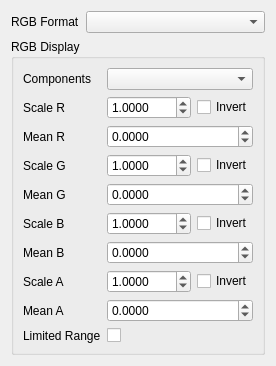
<?xml version="1.0" encoding="UTF-8"?>
<ui version="4.0">
 <class>videoHandlerRGB</class>
 <widget class="QWidget" name="videoHandlerRGB">
  <property name="geometry">
   <rect>
    <x>0</x>
    <y>0</y>
    <width>259</width>
    <height>266</height>
   </rect>
  </property>
  <property name="windowTitle">
   <string>Form</string>
  </property>
  <layout class="QVBoxLayout" name="wrapperLayout">
   <item>
    <layout class="QVBoxLayout" name="topVerticalLayout">
     <item>
      <layout class="QHBoxLayout" name="horizontalLayout" stretch="0,1">
       <item>
        <widget class="QLabel" name="label_4">
         <property name="toolTip">
          <string>&lt;html&gt;&lt;head/&gt;&lt;body&gt;&lt;p&gt;Select the format of the raw RGB data that is read from file. This defines: In what order are the RGB components, what is the bit depth, is there an alpha channel...&lt;/p&gt;&lt;/body&gt;&lt;/html&gt;</string>
         </property>
         <property name="text">
          <string>RGB Format</string>
         </property>
        </widget>
       </item>
       <item>
        <widget class="QComboBox" name="rgbFormatComboBox">
         <property name="toolTip">
          <string>&lt;html&gt;&lt;head/&gt;&lt;body&gt;&lt;p&gt;Select the format of the raw RGB data that is read from file. This defines: In what order are the RGB components, what is the bit depth, is there an alpha channel...&lt;/p&gt;&lt;p&gt;&lt;span style=&quot; font-weight:600;&quot;&gt;Custom: &lt;/span&gt;Select 'custom...' to define a custom format of the raw RGB data.&lt;/p&gt;&lt;/body&gt;&lt;/html&gt;</string>
         </property>
         <property name="editable">
          <bool>false</bool>
         </property>
        </widget>
       </item>
      </layout>
     </item>
     <item>
      <widget class="QGroupBox" name="groupBox_2">
       <property name="title">
        <string>RGB Display</string>
       </property>
    <layout class="QGridLayout" name="gridLayout" columnstretch="0,0,0">
     <item row="0" column="0">
      <widget class="QLabel" name="labelComponent">
       <property name="toolTip">
        <string>&lt;html&gt;&lt;head/&gt;&lt;body&gt;&lt;p&gt;Which of the RGB components should be displayed? You can choose all or one of the three color planes individually.&lt;/p&gt;&lt;/body&gt;&lt;/html&gt;</string>
       </property>
       <property name="text">
        <string>Components</string>
       </property>
      </widget>
     </item>
     <item row="0" column="1" colspan="2">
      <widget class="QComboBox" name="colorComponentsComboBox">
       <property name="toolTip">
        <string>&lt;html&gt;&lt;head/&gt;&lt;body&gt;&lt;p&gt;Which of the RGB components should be displayed? You can choose all or one of the three color planes individually.&lt;/p&gt;&lt;/body&gt;&lt;/html&gt;</string>
       </property>
      </widget>
     </item>
     <item row="1" column="0">
      <widget class="QLabel" name="labelScaleR">
       <property name="toolTip">
        <string>Scale every value in the red channel with this factor</string>
       </property>
       <property name="text">
        <string>Scale R</string>
       </property>
      </widget>
     </item>
     <item row="1" column="1">
      <widget class="QDoubleSpinBox" name="RScaleSpinBox">
       <property name="toolTip">
        <string>Scale every value in the red channel with this factor</string>
       </property>
       <property name="decimals">
        <number>4</number>
       </property>
       <property name="singleStep">
        <double>0.100000000000000</double>
       </property>
       <property name="minimum">
        <double>0.000000000000000</double>
       </property>
       <property name="maximum">
        <double>1000.000000000000000</double>
       </property>
       <property name="value">
        <double>1.000000000000000</double>
       </property>
      </widget>
     </item>
     <item row="1" column="2">
      <widget class="QCheckBox" name="RInvertCheckBox">
       <property name="toolTip">
        <string>Invert every value of the red channel</string>
       </property>
       <property name="text">
        <string>Invert</string>
       </property>
      </widget>
     </item>
     <item row="2" column="0">
      <widget class="QLabel" name="labelMeanR">
       <property name="toolTip">
        <string>Subtract this mean from the red channel before scaling</string>
       </property>
       <property name="text">
        <string>Mean R</string>
       </property>
      </widget>
     </item>
     <item row="2" column="1" colspan="2">
      <widget class="QDoubleSpinBox" name="RMeanSpinBox">
       <property name="toolTip">
        <string>Subtract this mean from the red channel before scaling</string>
       </property>
       <property name="decimals">
        <number>4</number>
       </property>
       <property name="singleStep">
        <double>0.100000000000000</double>
       </property>
       <property name="minimum">
        <double>-1000.000000000000000</double>
       </property>
       <property name="maximum">
        <double>1000.000000000000000</double>
       </property>
       <property name="value">
        <double>0.000000000000000</double>
       </property>
      </widget>
     </item>
     <item row="3" column="0">
      <widget class="QLabel" name="labelScaleG">
       <property name="toolTip">
        <string>Scale every value in the green channel with this factor</string>
       </property>
       <property name="text">
        <string>Scale G</string>
       </property>
      </widget>
     </item>
     <item row="3" column="1">
      <widget class="QDoubleSpinBox" name="GScaleSpinBox">
       <property name="toolTip">
        <string>Scale every value in the green channel with this factor</string>
       </property>
       <property name="decimals">
        <number>4</number>
       </property>
       <property name="singleStep">
        <double>0.100000000000000</double>
       </property>
       <property name="minimum">
        <double>0.000000000000000</double>
       </property>
       <property name="maximum">
        <double>1000.000000000000000</double>
       </property>
       <property name="value">
        <double>1.000000000000000</double>
       </property>
      </widget>
     </item>
     <item row="3" column="2">
      <widget class="QCheckBox" name="GInvertCheckBox">
       <property name="toolTip">
        <string>Invert every value of the green channel</string>
       </property>
       <property name="text">
        <string>Invert</string>
       </property>
      </widget>
     </item>
     <item row="4" column="0">
      <widget class="QLabel" name="labelMeanG">
       <property name="toolTip">
        <string>Subtract this mean from the green channel before scaling</string>
       </property>
       <property name="text">
        <string>Mean G</string>
       </property>
      </widget>
     </item>
     <item row="4" column="1" colspan="2">
      <widget class="QDoubleSpinBox" name="GMeanSpinBox">
       <property name="toolTip">
        <string>Subtract this mean from the green channel before scaling</string>
       </property>
       <property name="decimals">
        <number>4</number>
       </property>
       <property name="singleStep">
        <double>0.100000000000000</double>
       </property>
       <property name="minimum">
        <double>-1000.000000000000000</double>
       </property>
       <property name="maximum">
        <double>1000.000000000000000</double>
       </property>
       <property name="value">
        <double>0.000000000000000</double>
       </property>
      </widget>
     </item>
     <item row="5" column="0">
      <widget class="QLabel" name="labelScaleB">
       <property name="toolTip">
        <string>Scale every value in the blue channel with this factor</string>
       </property>
       <property name="text">
        <string>Scale B</string>
       </property>
      </widget>
     </item>
     <item row="5" column="1">
      <widget class="QDoubleSpinBox" name="BScaleSpinBox">
       <property name="toolTip">
        <string>Scale every value in the blue channel with this factor</string>
       </property>
       <property name="decimals">
        <number>4</number>
       </property>
       <property name="singleStep">
        <double>0.100000000000000</double>
       </property>
       <property name="minimum">
        <double>0.000000000000000</double>
       </property>
       <property name="maximum">
        <double>1000.000000000000000</double>
       </property>
       <property name="value">
        <double>1.000000000000000</double>
       </property>
      </widget>
     </item>
     <item row="5" column="2">
      <widget class="QCheckBox" name="BInvertCheckBox">
       <property name="toolTip">
        <string>Invert every value of the blue channel</string>
       </property>
       <property name="text">
        <string>Invert</string>
       </property>
      </widget>
     </item>
     <item row="6" column="0">
      <widget class="QLabel" name="labelMeanB">
       <property name="toolTip">
        <string>Subtract this mean from the blue channel before scaling</string>
       </property>
       <property name="text">
        <string>Mean B</string>
       </property>
      </widget>
     </item>
     <item row="6" column="1" colspan="2">
      <widget class="QDoubleSpinBox" name="BMeanSpinBox">
       <property name="toolTip">
        <string>Subtract this mean from the blue channel before scaling</string>
       </property>
       <property name="decimals">
        <number>4</number>
       </property>
       <property name="singleStep">
        <double>0.100000000000000</double>
       </property>
       <property name="minimum">
        <double>-1000.000000000000000</double>
       </property>
       <property name="maximum">
        <double>1000.000000000000000</double>
       </property>
       <property name="value">
        <double>0.000000000000000</double>
       </property>
      </widget>
     </item>
     <item row="7" column="0">
      <widget class="QLabel" name="labelScaleA">
       <property name="toolTip">
        <string>Scale every value in the alpha channel with this factor</string>
       </property>
       <property name="text">
        <string>Scale A</string>
       </property>
      </widget>
     </item>
     <item row="7" column="1">
      <widget class="QDoubleSpinBox" name="AScaleSpinBox">
       <property name="toolTip">
        <string>Scale every value in the alpha channel with this factor</string>
       </property>
       <property name="decimals">
        <number>4</number>
       </property>
       <property name="singleStep">
        <double>0.100000000000000</double>
       </property>
       <property name="minimum">
        <double>0.000000000000000</double>
       </property>
       <property name="maximum">
        <double>1000.000000000000000</double>
       </property>
       <property name="value">
        <double>1.000000000000000</double>
       </property>
      </widget>
     </item>
     <item row="7" column="2">
      <widget class="QCheckBox" name="AInvertCheckBox">
       <property name="toolTip">
        <string>Invert every value of the alpha channel</string>
       </property>
       <property name="text">
        <string>Invert</string>
       </property>
      </widget>
     </item>
     <item row="8" column="0">
      <widget class="QLabel" name="labelMeanA">
       <property name="toolTip">
        <string>Subtract this mean from the alpha channel before scaling</string>
       </property>
       <property name="text">
        <string>Mean A</string>
       </property>
      </widget>
     </item>
     <item row="8" column="1" colspan="2">
      <widget class="QDoubleSpinBox" name="AMeanSpinBox">
       <property name="toolTip">
        <string>Subtract this mean from the alpha channel before scaling</string>
       </property>
       <property name="decimals">
        <number>4</number>
       </property>
       <property name="singleStep">
        <double>0.100000000000000</double>
       </property>
       <property name="minimum">
        <double>-1000.000000000000000</double>
       </property>
       <property name="maximum">
        <double>1000.000000000000000</double>
       </property>
       <property name="value">
        <double>0.000000000000000</double>
       </property>
      </widget>
     </item>
     <item row="9" column="0">
      <widget class="QLabel" name="labelLimitedRange">
       <property name="toolTip">
        <string>Select this if the input values are using the limited MPEG range of values.</string>
       </property>
       <property name="whatsThis">
        <string>Select this if the input values are using the limited MPEG range of values.</string>
       </property>
       <property name="text">
        <string>Limited Range</string>
       </property>
      </widget>
     </item>
     <item row="9" column="1">
      <widget class="QCheckBox" name="limitedRangeCheckBox">
       <property name="toolTip">
        <string>Select this if the input values are using the limited MPEG range of values.</string>
       </property>
       <property name="whatsThis">
        <string>Select this if the input values are using the limited MPEG range of values.</string>
       </property>
       <property name="text">
        <string/>
       </property>
      </widget>
     </item>
    </layout>
      </widget>
     </item>
    </layout>
   </item>
  </layout>
 </widget>
 <tabstops>
  <tabstop>rgbFormatComboBox</tabstop>
  <tabstop>colorComponentsComboBox</tabstop>
  <tabstop>RScaleSpinBox</tabstop>
  <tabstop>RInvertCheckBox</tabstop>
    <tabstop>RMeanSpinBox</tabstop>
  <tabstop>GScaleSpinBox</tabstop>
  <tabstop>GInvertCheckBox</tabstop>
    <tabstop>GMeanSpinBox</tabstop>
  <tabstop>BScaleSpinBox</tabstop>
  <tabstop>BInvertCheckBox</tabstop>
    <tabstop>BMeanSpinBox</tabstop>
    <tabstop>AScaleSpinBox</tabstop>
    <tabstop>AInvertCheckBox</tabstop>
    <tabstop>AMeanSpinBox</tabstop>
    <tabstop>limitedRangeCheckBox</tabstop>
 </tabstops>
 <resources/>
 <connections/>
</ui>
